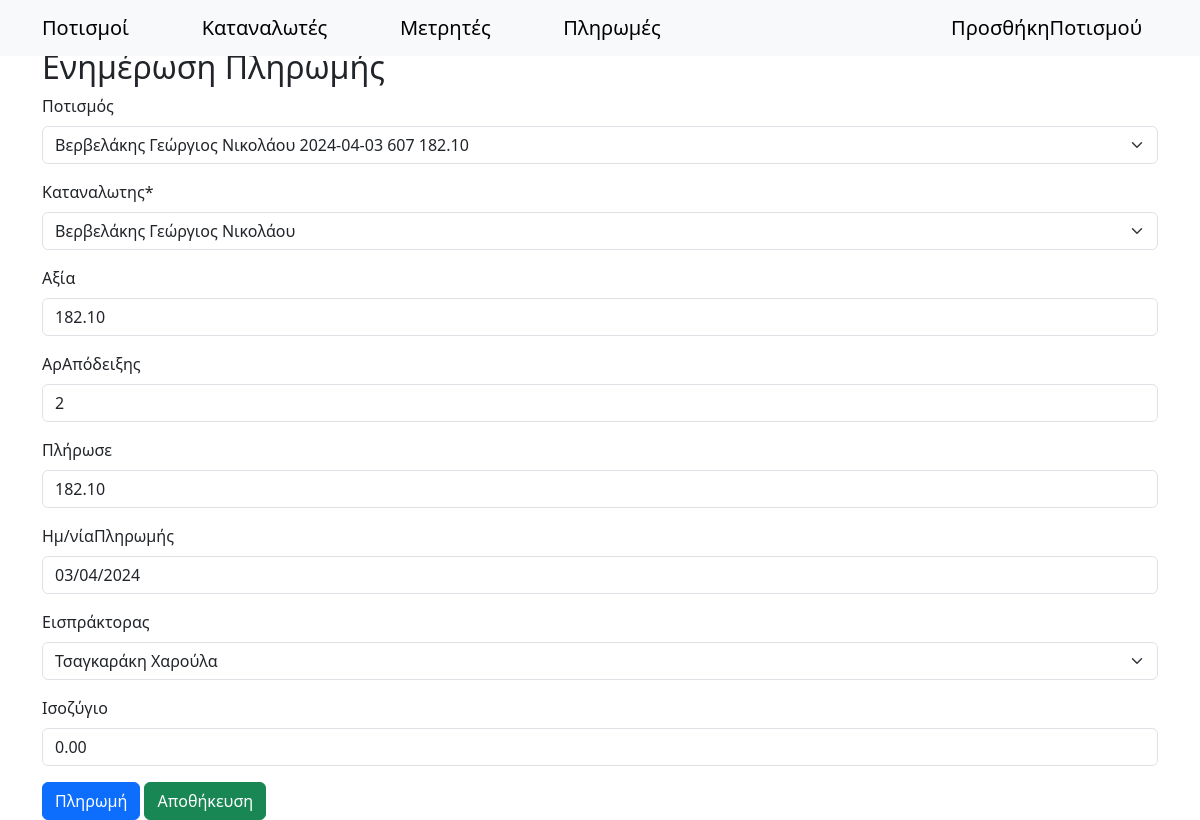
The page /paids/update/1/ on the database as committed earlier.
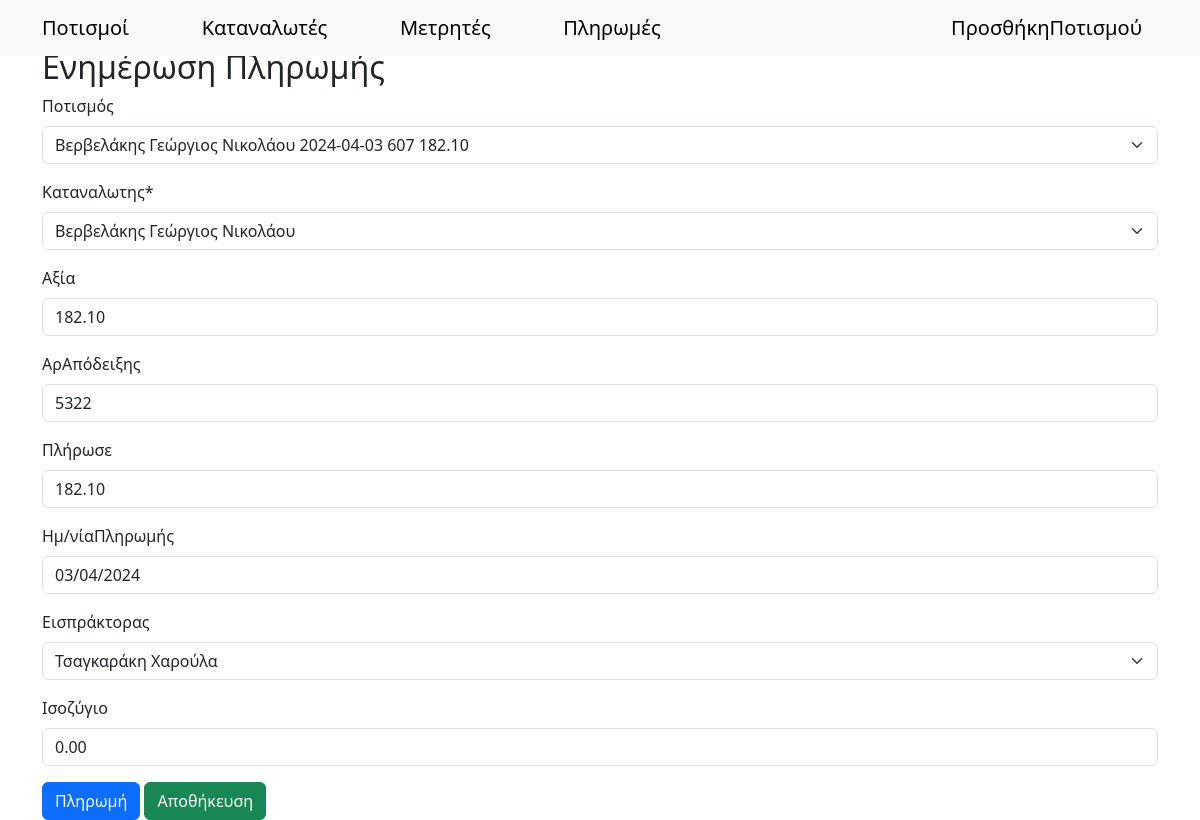
The same page on the database as committed later.
### synet/models.py (models this page shows, shortened)
class Paids(models.Model):
    irrigation = models.ForeignKey(WaterCons, on_delete=models.SET_NULL, null=True, blank=True, related_name="paid_irrigations")
    customer = models.ForeignKey(Persons, on_delete=models.SET_NULL, null=True)
    cost = models.DecimalField(max_digits=10, decimal_places=2, null=True, blank=True)
    receiptNumber = models.IntegerField(null=True, blank=True, unique=True)
    paid = models.DecimalField(max_digits=10, decimal_places=2, null=True, blank=True)
    paymentDate = models.DateField(null=True, blank=True)
    receiver = models.ForeignKey(Receivers, on_delete=models.SET_NULL, null=True, blank=True)
    balance = models.DecimalField(max_digits=10, decimal_places=2, null=True, blank=True)

### synet/views.py (the view)
# urls.py: path('paids/update/<int:id>/', views.paids_update, name='paids_update'),
def paids_update(request, id):
    paid = get_object_or_404(Paids, id=id)
    if request.method == "POST":
        form = PaidsForm(request.POST, instance=paid)
        if form.is_valid():
            form.save()
            return redirect('index')
    else:
        form = PaidsForm(instance=paid)
    return render(request, 'paids_update.html', {'form': form})

### synet/forms.py
class PaidsForm(forms.ModelForm):
    class Meta:
        model = Paids
        fields = '__all__'
        labels = {
            'irrigation': 'Ποτισμός',
            'customer': 'Καταναλωτης',
            'cost': 'Αξία',
            'paid': 'Πλήρωσε',
            'paymentDate': 'Ημ/νίαΠληρωμής',
            'receiver': 'Εισπράκτορας',
            'receiptNumber': 'ΑρΑπόδειξης',
            'balance': 'Ισοζύγιο',
        }

### synet/models.py (called while the page is built)
    def __str__(self):
        return f"{self.surname} {self.name} {self.fathersName}".strip()  # Αφαιρεί επιπλέον κενά

    def __str__(self):
        return self.receiver

    def __str__(self):
        return f"{self.customer} {self.date} {self.billableCubicMeters} {self.cost}".strip()  # Αφαιρεί επιπλέον κενά

### templates/paids_update.html (shortened to what this page needs)
{% load crispy_forms_tags %}
<!DOCTYPE html>
<html lang="el">
<head>
    <link rel="stylesheet" href="https://cdn.jsdelivr.net/npm/bootstrap@5.3.0/dist/css/bootstrap.min.css">
</head>
<body>
    {% include "navbar.html" %}
    <div class="container mt-5">
        <h2>Ενημέρωση Πληρωμής</h2>
        <form method="post">
            {{ form|crispy }}
            <button type="button" class="btn btn-primary" id="fillPayment">Πληρωμή</button>
            <button type="submit" class="btn btn-success">Αποθήκευση</button>
        </form>
    </div>
</body>
</html>

Rows that differ between the two databases and show on the page:
changed Paids "Τσαγκαράκη Χαρούλα": receiptNumber "2" → "5322"
